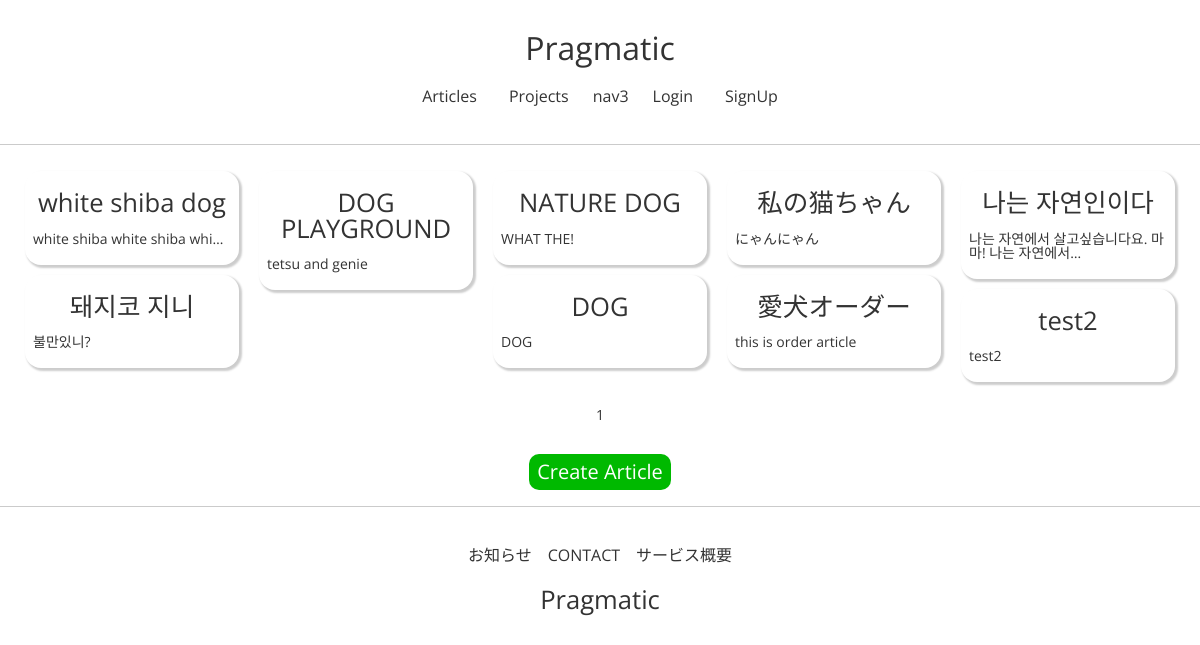
Before: /articles/list/ with the older database file.
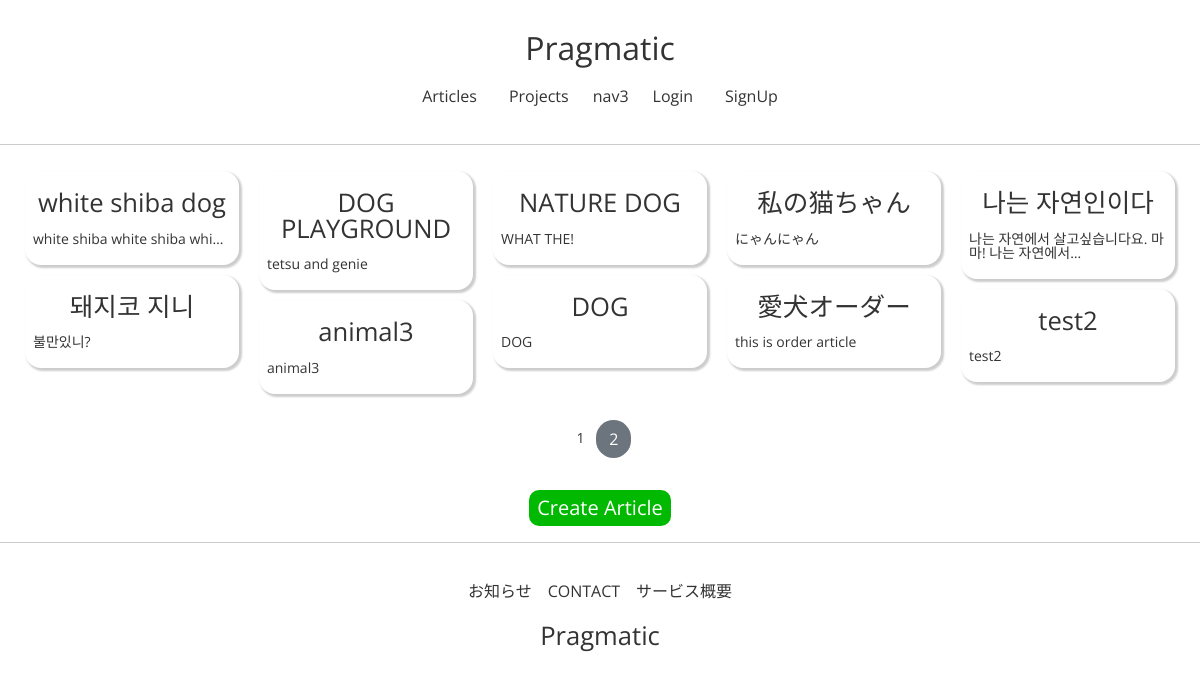
After: the same page with the newer database file.
### articleapp/models.py (models this page shows)
class Article(models.Model):
    writer = models.ForeignKey(
        User, on_delete=models.SET_NULL, related_name='article', null=True)
    project = models.ForeignKey(
        Project, on_delete=models.SET_NULL, related_name='article', null=True)
    title = models.CharField(max_length=200, null=True)
    image = models.ImageField(upload_to='article/', null=False)
    content = models.TextField(null=True)
    created_at = models.DateField(auto_now_add=True, null=True)

### articleapp/views.py (the view)
# urls.py: path('list/', ArticleListView.as_view(), name='list'),
class ArticleListView(ListView):
    model = Article
    context_object_name = 'article_list'
    template_name = 'articleapp/list.html'
    paginate_by = 10

### articleapp/templates/articleapp/list.html
{% extends 'base.html' %}
{% load static %}
{% block content %}
<section class="article-section">
    {% if article_list %}
    <div class="wf-container">
        {% for article in article_list %}
            <div class="wf-box">
                <a href="{% url 'articleapp:detail' pk=article.pk %}">
                {% include 'snippets/card.html' with article=article %}
                </a>
            </div>
        {% endfor %}
    </div>
    {% else %}
    <div style="text-align:center">
        <h2>No Article</h2>
    </div>
    {% endif %}
    {% include 'snippets/pagination.html' with page_obj=page_obj %}
    <a href="{% url 'articleapp:create' %}" class="submit-btn">Create Article</a>
</section>
{% endblock %}

### templates/base.html
<!DOCTYPE html>
<html lang="ja-JP">
{% include 'head.html' %}
<body>
    {% include 'header.html' %}
    <hr>
    {% block content %}
    {% endblock %}
    <hr>
    {% include 'footer.html' %}
</body>
</html>

### templates/head.html (shortened to what this page needs)
{% load static %}
<head>
    <link href="https://cdn.jsdelivr.net/npm/bootstrap@5.0.0-beta2/dist/css/bootstrap.min.css" rel="stylesheet">
    <link rel="stylesheet" type="text/css" href="{% static 'css/reset.css' %}">
    <link rel="stylesheet" type="text/css" href="{% static 'css/variables.css' %}">
    <link rel="stylesheet" type="text/css" href="{% static 'css/base.css' %}">
    <link rel="stylesheet" type="text/css" href="{% static 'css/header.css' %}">
    <link rel="stylesheet" type="text/css" href="{% static 'css/footer.css' %}">
    <link rel="stylesheet" type="text/css" href="{% static 'css/account.css' %}">
    <link rel="stylesheet" type="text/css" href="{% static 'css/profile.css' %}">
    <link rel="stylesheet" type="text/css" href="{% static 'css/article.css' %}">
    <link rel="stylesheet" type="text/css" href="{% static 'css/comment.css' %}">
    <link rel="stylesheet" type="text/css" href="{% static 'css/project.css' %}">
    <link rel="stylesheet" type="text/css" href="{% static 'css/wf-style.css' %}">
</head>

### templates/header.html
<header class="common-header">
    <div class="header-title">
        <h1>Pragmatic</h1>
    </div>
    <div>
        <ul class="header-menu">
            <li>
                <a href="{% url 'articleapp:list' %}">Articles</a>
            </li>
            <li>
                <a href="{% url 'projectapp:list' %}">Projects</a>
            </li>
            <li>nav3</li>
            {% if not user.is_authenticated %}
            <li><a href="{% url 'accountapp:login' %}?next={{ request.path }}">Login</a></li>
            <li><a href="{% url 'accountapp:create' %}">SignUp</a></li>
            {% else %}
            <li><a href="{% url 'accountapp:detail' pk=user.pk %}">Detail</a></li>
            <li><a href="{% url 'accountapp:logout' %}?next={{ request.path }}">Logout</a></li>
            {% endif %}
        </ul>
    </div>
</header>

### templates/snippets/card.html (shortened to what this page needs)
{%if article_list %}
<div class="content">
    <h3>{{ article.title | truncatechars:16 }}</h3>
    <p>{{ article.content | truncatechars:30 }}</p>
</div>
{% endif %}

### templates/snippets/pagination.html (shortened to what this page needs)
<div style="text-align:center; margin:1rem 0;">
    <a href="?page={{ page_obj.number }}">
        {{ page_obj.number }}
    </a>
    {% if page_obj.has_next %}
    <a href="?page={{ page_obj.next_page_number }}" class="btn btn-secondary rounded-pill">
        {{ page_obj.next_page_number }}
    </a>
    {% endif %}
</div>

### templates/footer.html
<footer class="common-footer">
    <div>
        <ul class="footer-menu">
            <li>お知らせ</li>
            <li>CONTACT</li>
            <li>サービス概要</li>
        </ul>
    </div>
    <div class="footer-title">
        <h3>Pragmatic</h3>
    </div>
</footer>

### static/css/variables.css (style rules this page uses)
:root { --line-color: #00b900; --alert-color: #f44336; --border-color: #202a43; --search-color: #323b54; --settings-color: #f5f5f5; }

### static/css/base.css (style rules this page uses)
* { box-sizing: border-box; margin: 0; padding: 0; }
body { font-family: "Open Sans", sans-serif; font-size: 14px; color: #333; }
h1 { font-size: 2rem; }
h3 { font-size: 1.8rem; }
h3 { font-size: 1.6rem; }
a { padding: 8px; }
.submit-btn, .delete-btn, .alert-btn { border: none; border-radius: 10px; font-size: 1.25rem; margin-top: 1rem; color: white; background-color: var(--line-color); padding: 8px; text-align: center; }

### static/css/header.css (style rules this page uses)
.common-header { display: flex; flex-direction: column; justify-content: center; align-items: center; padding: 1rem; }
.header-menu { display: flex; flex-direction: row; justify-content: space-between; align-items: center; }
.header-title { margin: 1rem auto; }
.header-menu li { font-size: 1rem; padding: 8px; }

### static/css/footer.css (style rules this page uses)
.common-footer { display: flex; flex-direction: column; justify-content: center; align-items: center; padding: 1rem; }
.footer-title { margin: 1rem auto; }
.footer-menu { display: flex; justify-content: space-between; align-items: center; }
.footer-menu li { font-size: 1rem; padding: 8px; }

### static/css/article.css (style rules this page uses)
.article-section { display: flex; flex-direction: column; justify-content: center; align-items: center; }

### static/css/wf-style.css (style rules this page uses)
.btn { padding: 6px 12px; border: 1px solid transparent; border-radius: 4px; cursor: pointer; }
.wf-container { margin: 0 auto; }
.wf-container:before, .wf-container:after { content: ""; display: table; }
.wf-container:after { clear: both; }
.wf-box { margin: 10px; border-radius: 16px; box-shadow: 2px 2px 2px 1px rgba(0, 0, 0, 0.2); }
.wf-box .content { padding: 5px 8px; }
.wf-box .content h3 { text-align: center; margin-bottom: 16px; }
@media screen and (min-width: 768px) { .wf-container { width: 750px; } }
@media screen and (min-width: 992px) { .wf-container { width: 970px; } }
@media screen and (min-width: 1200px) { .wf-container { width: 1170px; } }

Changed rows visible on the page:
added Article: title "animal3", content "animal3"
Other visible differences:
{{ page_obj.next_page_number }}: (not shown) → "2"
